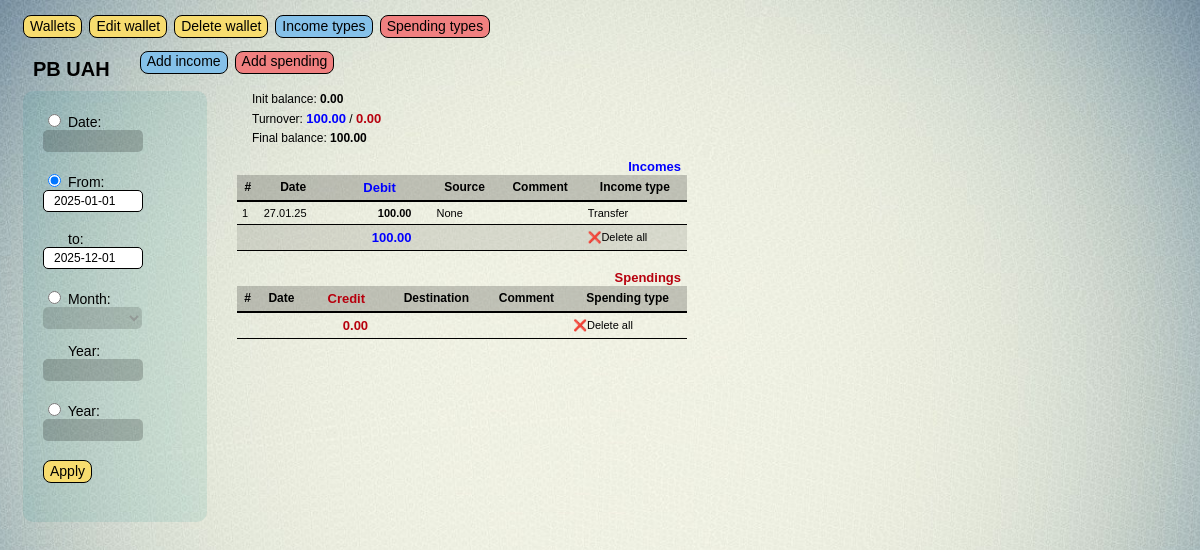
Page /finance/home_wlt/11/calendar/?choice=period&start_date=2025-01-01&end_date=2025-12-01 on the committed database.
### finance/models.py (models this page shows, shortened)
class Wallet(models.Model):
    W_TYPES = (
        ('a', 'account'),
        ('b', 'bank account'),
        ('c', 'cash'),
        )
    w_name = models.CharField(max_length=20, verbose_name = 'Wallet name')
    w_ticker = models.CharField(max_length=3, verbose_name = 'Currency ticker')
    w_type = models.CharField(max_length=1, choices=W_TYPES, verbose_name = 'Type')
    w_bank = models.CharField(max_length=25, verbose_name = 'Bank name', blank=True)
    w_date = models.DateField(db_index=True, verbose_name = 'Open date')
    w_balance = models.DecimalField(max_digits=12, decimal_places=2, verbose_name = 'Open balance', default=0.00)
    f_name = models.CharField(max_length=24, blank=True, verbose_name='Full wallet name')
    w_limit = models.DecimalField(max_digits=12, decimal_places=2, verbose_name = 'Limit', default=0.00)
    class Meta:
        verbose_name = 'wallet'
        verbose_name_plural = 'wallets'
        ordering = ['w_name']

class Income(models.Model):
    date = models.DateField(db_index=True, verbose_name = 'Date')
    debit = models.DecimalField(max_digits=12, decimal_places=2, verbose_name = 'Sum dt')
    source = models.CharField(max_length=20, null=True, blank=True, verbose_name = 'From')
    comment = models.TextField(max_length=60, null=True, blank=True, verbose_name = 'Comment')
    income_type = models.ForeignKey('Income_type', null=True, blank=True, on_delete=models.PROTECT, verbose_name = 'Income Type')
    wallet = models.ForeignKey(Wallet, null=True, blank=True, on_delete=models.CASCADE, verbose_name = 'Wallet')
    class Meta:
        verbose_name = 'income'
        verbose_name_plural = 'incomes'
        ordering = ['date']

class Income_type(models.Model):
    name = models.CharField(max_length=30, db_index=True, unique=True, verbose_name ='income type')
    def __str__(self):
        return self.name
    class Meta:
        verbose_name = 'income type'
        verbose_name_plural = 'income types'
        ordering = ['name']

### finance/views.py (the view, shortened to what this page needs)
# urls.py: path('home_wlt/<int:pk>/calendar/', calendar_view, name='calendar'),
def calendar_view(request, pk):
    current_wlt = Wallet.objects.get(pk=pk)
    context = {}
    if request.method == 'GET':
        choice = request.GET.get("choice")
        if choice == "date":#_____________________________________________________________________date
            single_date = request.GET.get("single_date")
            context['single_date'] = single_date
            filtered_dt = Income.objects.filter(wallet=current_wlt, date=single_date)
            filtered_dt_sum = filtered_dt.aggregate(Sum('debit'))['debit__sum'] or Decimal('0.00')
            filtered_ct = Spending.objects.filter(wallet=current_wlt, date=single_date)
            filtered_ct_sum = filtered_ct.aggregate(Sum('credit'))['credit__sum'] or Decimal('0.00')
            data_chart = get_data_chart(filtered_dt, filtered_ct)
            init_date = datetime.strptime(single_date, "%Y-%m-%d").date()
            prev_date = init_date - timedelta(days=1)
            if init_date < current_wlt.w_date:
                init_bal = 0
            else:
                before_obj_dt = Income.objects.filter(wallet=current_wlt, date__range=[current_wlt.w_date, prev_date])
                before_dt_sum = before_obj_dt.aggregate(Sum('debit'))['debit__sum'] or Decimal('0.00')
                before_obj_ct = Spending.objects.filter(wallet=current_wlt, date__range=[current_wlt.w_date, prev_date])
                before_ct_sum = before_obj_ct.aggregate(Sum('credit'))['credit__sum'] or Decimal('0.00')
                init_bal = current_wlt.w_balance + before_dt_sum - before_ct_sum
        elif choice == "period":#_____________________________________________________________________period
            start_date = request.GET.get("start_date")
            end_date = request.GET.get("end_date")
            context['start_date'] = start_date
            context['end_date'] = end_date
            filtered_dt = Income.objects.filter(wallet=current_wlt, date__range=[start_date, end_date])
            filtered_dt_sum = filtered_dt.aggregate(Sum('debit'))['debit__sum'] or Decimal('0.00')
            filtered_ct = Spending.objects.filter(wallet=current_wlt, date__range=[start_date, end_date])
            filtered_ct_sum = filtered_ct.aggregate(Sum('credit'))['credit__sum'] or Decimal('0.00')
            data_chart = get_data_chart(filtered_dt, filtered_ct)
            init_date = datetime.strptime(start_date, "%Y-%m-%d").date()
            prev_date = init_date - timedelta(days=1)
            if init_date < current_wlt.w_date:
                init_bal = 0
            else:
                before_obj_dt = Income.objects.filter(wallet=current_wlt, date__range=[current_wlt.w_date, prev_date])
                before_dt_sum = before_obj_dt.aggregate(Sum('debit'))['debit__sum'] or Decimal('0.00')
                before_obj_ct = Spending.objects.filter(wallet=current_wlt, date__range=[current_wlt.w_date, prev_date])
                before_ct_sum = before_obj_ct.aggregate(Sum('credit'))['credit__sum'] or Decimal('0.00')
                init_bal = current_wlt.w_balance + before_dt_sum - before_ct_sum
    final_balance = init_bal + filtered_dt_sum - filtered_ct_sum
    context['wlt_pk'] = pk
    context['current_wlt'] = current_wlt
    context['init_bal'] = init_bal
    context['filtered_dt'] = filtered_dt
    context['filtered_dt_count']= filtered_dt.count()
    context['filtered_dt_sum'] = filtered_dt_sum
    context['filtered_ct'] = filtered_ct
    context['filtered_ct_count'] = filtered_ct.count()
    context['filtered_ct_sum'] = filtered_ct_sum
    context['dtct_sum'] = filtered_dt_sum + filtered_ct_sum
    context['left'] = current_wlt.w_limit + final_balance
    context['final_balance'] = final_balance
    context['data_chart'] = data_chart
    return render(request, 'finance/home_wlt.html', context)

### finance/templates/finance/home_wlt.html (shortened to what this page needs)
{% extends 'layout/basic.html' %}
{% load static %}
{% block header %}
    <div class='header'>
        <h1>{{current_wlt.f_name}}</h1>
            <button class="btn nav_btn btn_blue" onclick="location.href='{% url 'add_income' current_wlt.pk %}?{% for key, value in request.GET.items %}{{ key }}={{ value }}&{% endfor %}'">Add income</button>
            <button class="btn nav_btn btn_red"  onclick="location.href='{% url 'add_spending' current_wlt.pk %}?{% for key, value in request.GET.items %}{{ key }}={{ value }}&{% endfor %}'">Add spending</button>
    </div>
{% endblock %}
{% block left_side %}
    <div class="container_dark">
        <form method="get" action="{% url 'calendar' current_wlt.pk %}">
            <input type="radio" name="choice" value="date" id="choose-date" onclick="toggleFields()" {% if single_date %}checked{% endif %}>
            <label>Date:<input type="text" name="single_date" id="single_date" class="flatpickr" data-enable-time="false" data-date-format="Y-m-d" value="{{ single_date }}"></label>
            <p><input type="radio" name="choice" value="period" id="choose-period" onclick="toggleFields()" {% if start_date or end_date %}checked{% endif %}>
            <label>From:</label>
            <input type="text" name="start_date" id="start_date" class="flatpickr" data-enable-time="false" data-date-format="Y-m-d" value="{{ info_init|date:'Y-m-d' }}" {% if not start_date %}disabled{% endif %}></p>
            <p><label style="margin-left: 25px;">to:</label>
            <input type="text" name="end_date" id="end_date" class="flatpickr" data-enable-time="false" data-date-format="Y-m-d" value="{{ end_date }}" {% if not start_date %}disabled{% endif %}></p>
            <p><input type="radio" name="choice" value="month_year" id="choose-month-year" onclick="toggleFields()" {% if month and year %}checked{% endif %}>
            <label>Month:</label>
            <select name="month" id="month" {% if not month and not year %}disabled{% endif %}>
            </select></p>
            <label style="margin-left: 25px;">Year:</label>
            <input type="number" name="year" id="year" min="1900" max="2100" value="{{ year }}" {% if not month and not year %}disabled{% endif %}>
            <p><input type="radio" name="choice" value="year_only" id="choose-year-only" onclick="toggleFields()" {% if year_only %}checked{% endif %}>
            <label>Year:</label>
            <input type="number" name="year_only" id="year_only" min="1900" max="2100" value="{{ year_only }}" {% if not year_only %}disabled{% endif %}></p>
            <p><button class='btn nav_btn' type='submit'>Apply</button></p>
        </form>
    </div>
{% endblock %}
{% block right_side %}
    {% if dtct_sum != 0 %}
        <div class="info_txt">
            <p>Init balance:  <span class="bal">{{ init_bal|floatformat:2 }}</span></p>
            <p>Turnover: <span class="d">{{ filtered_dt_sum|floatformat:2 }}</span>  /  <span class="c">{{ filtered_ct_sum|floatformat:2 }}</span> </p>
            <p>Final balance: <span class="bal">{{ final_balance|floatformat:2 }}</span></p>
        </div>
        <button class="collapsible dt d">Incomes</button>
        <table>
            <thead>
                <tr>
                    <th>#</th>
                    <th>Date</th>
                    <th class="d">Debit</th>
                    <th>Source</th>
                    <th>Comment</th>
                    <th>Income type</th>
                </tr>
            </thead>
            <tbody>
                {% for rec in filtered_dt %}
                <tr class="table-container dt">
                    <td>{{ forloop.counter }}</td>
                    <td>{{ rec.date|date:"d.m.y" }}</td>
                    <td style="text-align: right; padding: 5px 20px 5px 10px; font-weight: bold;">
                        <a href="{% url 'update_income' w_pk=current_wlt.pk income_pk=rec.pk %}?{% for key, value in request.GET.items %}{{ key }}={{ value }}&{% endfor %}">{{ rec.debit }}</a>
                    </td>
                    <td>{{ rec.source }}</td>
                    <td>{{ rec.comment }}</td>
                    <td>{{ rec.income_type }}</td>
                </tr>
                {% endfor %}
                <tr class="always-visible">
                    <td></td>
                    <td></td>
                    <td style="text-align: right; padding: 5px 20px 5px 20px;" class="d">{{ filtered_dt_sum|floatformat:2 }}</td>
                    <td></td>
                    <td></td>
                    <td><a href="#" class="delete_dt_link" data_url_dt="{% url 'delete_filtered_dt' w_pk=current_wlt.pk %}
?params={% for key, value in request.GET.items %}{{ key }}={{ value }}*{% endfor %}&ids={% for item in filtered_dt %}{{ item.pk }}/{% endfor %}">❌Delete all</a>
                </tr>
            </tbody>
        </table>
        <br>
        <button class="collapsible ct c">Spendings</button>
        <table>
            <thead>
                <tr>
                    <th>#</th>
                    <th>Date</th>
                    <th class="c">Credit</th>
                    <th>Destination</th>
                    <th>Comment</th>
                    <th>Spending type</th>
                </tr>
            </thead>
            <tbody>
                <tr class="always-visible">
                    <td></td>
                    <td></td>
                    <td style="text-align: right; padding: 5px 20px 5px 20px;" class="c">{{ filtered_ct_sum|floatformat:2 }}</td>
                    <td></td>
                    <td></td>
                    <td><a href="#" class="delete_ct_link" data_url_ct="{% url 'delete_filtered_ct' w_pk=current_wlt.pk %}
?params={% for key, value in request.GET.items %}{{ key }}={{ value }}*{% endfor %}&ids={% for item in filtered_ct %}{{ item.pk }}/{% endfor %}">❌Delete all</a>
                    </td>
                </tr>
            </tbody>
        </table>
    {% else %}
        <p>no turnover for this period</p>
    {% endif %}
{% endblock %}
{% block diagram %}
    {% if dtct_sum > 0 %}
        <div id="stacked_chart" style="width: 500px; height: 500px;"></div>
    {% endif %}
{% endblock%}

### finance/static/finance/style.css (style rules this page uses)
body { position: relative; z-index: 0; background-image: url('bg_v2.jpg'); background-size: cover; background-repeat: no-repeat; background-position: center; font-family: Arial, sans-serif; text-decoration: none; color: black; }
.header { display: flex; flex-direction: row; margin: 0px 0px 0px 10px; text-align: left; align-items: center; }
h1 { font-size: 20px; font-weight: bold; margin: 15px 30px 0px 15px; }
.btn { border: 1px solid black; line-height: 1.1; cursor: pointer; transition: transform 0.2s; text-decoration: none; text-align: center; border-radius: 8px; white-space: normal; word-wrap: break-word; }
.nav_btn { background-color: rgb(247, 220, 111); min-height: 23px; height: fit-content; margin: 0px 7px 0px 0px; font-size: 14px; }
.btn_blue { background-color: rgb(133, 193, 233); }
.btn_red { background-color: #f08080; }
.container_dark { margin: 10px; padding:10px; background-color: rgba(0, 139, 139, 0.1); border-radius: 10px; }
form { font-size: 14px; padding: 10px 10px 15px 10px; margin: 0px 0px 0px 0px; }
input[type="text"], [type="number"], textarea { padding: 0px 5px 0px 10px; height: 22px; width: 100px; margin: 0px 10px 5px 0px; border: 1px solid black; font-size: 12px; border-radius: 5px; }
input:disabled, select:disabled { background-color: rgba(0, 0, 0, 0.2); border: none; }
select { font-size: 12px; padding: 2px 10px 2px 10px; margin: 0px 5px 0px 0px; background-color: white; border: 0.5px solid black; cursor: pointer; border-radius: 5px; height: 22px; }
table { min-width: 450px; width: fit; border-collapse: collapse; font-size: 11px; text-align: left; }
table th { background-color: rgba(0, 0, 0, 0.2); padding: 5px; border-bottom: 2px solid black; font-size: 12px; text-align: center; }
table td { padding: 5px; border-bottom: 1px solid black; }
table td a { text-decoration: none; color: inherit; }
table tr:nth-child(even) { background-color: rgba(0, 0, 0, 0.1); }
.collapsible { cursor: pointer; background-color: rgba(0, 0, 0, 0); border: none; text-align: right; outline: none; width: 100%; }
.table-container { display: none; overflow: hidden; }
.always-visible { display: table-row; }
.dt.table-container, .ct.table-container { display: table-row; }
.info_txt { margin: 15px; font-size: 12px; line-height: 0.6 }
.bal { font-weight: bold; font-size: 12px; }
.d { font-weight: bold; color: blue; font-size: 13px; }
.c { font-weight: bold; color: rgb(183, 0, 14); font-size: 13px; }

### rows in the picture
Wallet: f_name "PB UAH"
Income: date "27.01.25", debit "100.00", source "None", income_type "Transfer"

### other values in the picture
{{ init_bal|floatformat:2 }} "0.00"
{{ filtered_dt_sum|floatformat:2 }} "100.00"
{{ filtered_ct_sum|floatformat:2 }} "0.00"
{{ final_balance|floatformat:2 }} "100.00"
